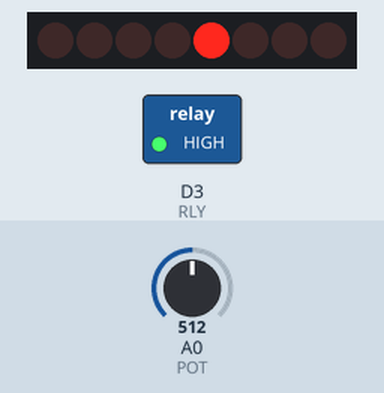
This sketch was run on a simulated ESP8266 (NodeMCU). Shown: 8 shift-register outputs drawn as a row of LEDs (first output left, lit = HIGH), switched loads named in the sketch (green lamp = pin HIGH). Wiring (inferred from the names in the program): shift register (74HC595): data D2; shift clock D0; latch D1. Wiring (inferred from the signals the program sends): row of LEDs: on Q0, Q1, Q2, Q3, Q4, Q5, Q6, Q7. The inputs (shaded band) are chosen by the test bench; at power-on: A0 (POT) = 512. Pins used as bus, display or sensor lines are not drawn; what the sketch prints to the serial monitor is not drawn.

Above: at 1.2 s.
1.3 s: A0 (POT) set to 500
At 1.7 s:
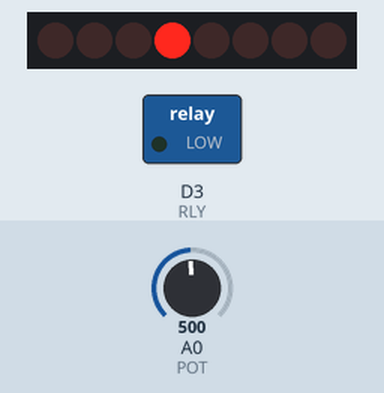
2.8 s: A0 (POT) set to 306
At 3.1 s:
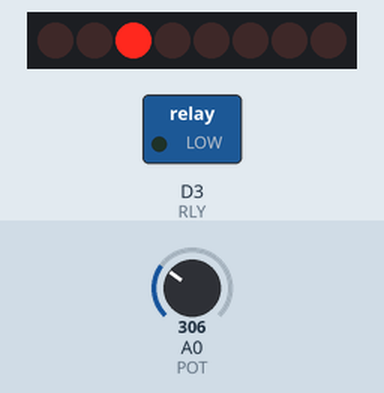
4.3 s: A0 (POT) set to 122
At 5.5 s:
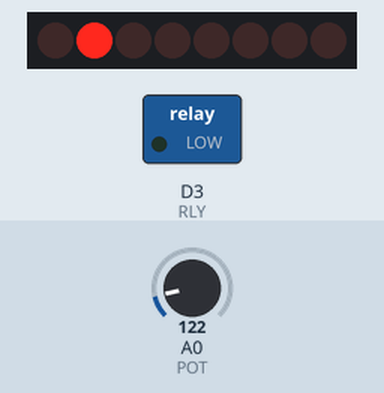
5.8 s: A0 (POT) set to 0
At 7.0 s:
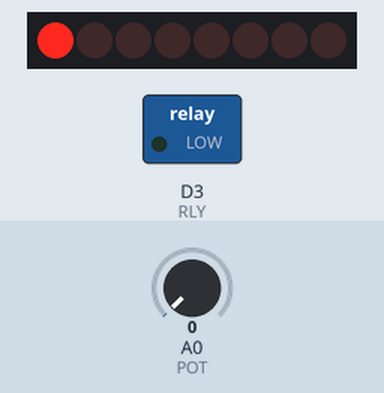
7.3 s: A0 (POT) set to 716
At 8.0 s:
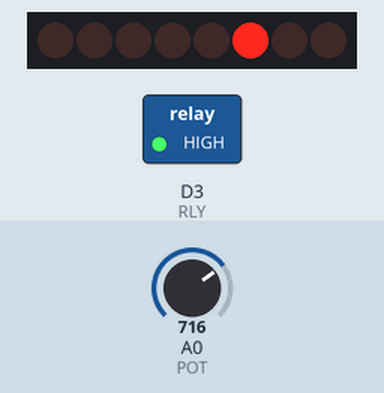
8.9 s: A0 (POT) set to 900
At 10.0 s:
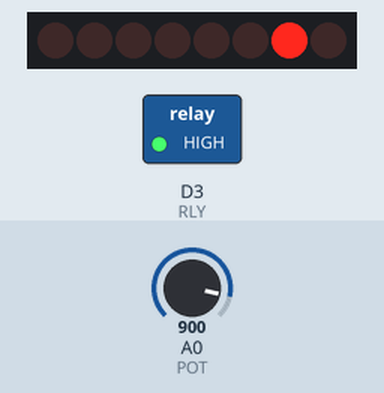
Timing chart, 0 to 11.4 s (numbered marks = the images above; inputs shaded):
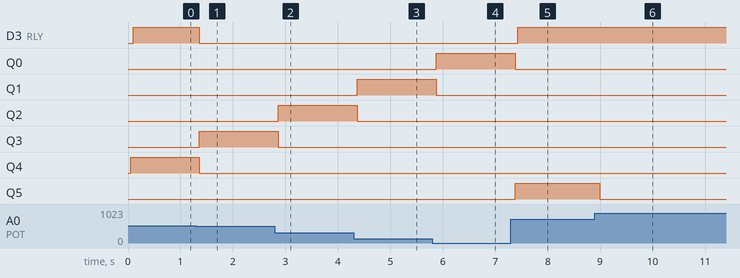

The sketch:

RLYPOT.ino
```cpp
//Prueba 12 con NodeMCU
//Activación de relevador con potenciómetro e indicador con LEDs

#define CLOCK D0
#define LATCH D1
#define DATA D2
#define RLY D3
#define POT A0

int pos[8]={1,2,4,8,16,32,64,128};
int pot=0,adj=0;

void setup()
{
  pinMode(POT,INPUT);
  pinMode(CLOCK,OUTPUT);digitalWrite(CLOCK,LOW);
  pinMode(LATCH,OUTPUT);digitalWrite(LATCH,HIGH);
  pinMode(DATA,OUTPUT);digitalWrite(DATA,LOW);
  pinMode(RLY,OUTPUT);digitalWrite(RLY,LOW);
  //Serial.begin(9600);
}

void loop(){
  pot=analogRead(POT);delay(50);adj=map(pot,0,1024,0,7);

  digitalWrite(LATCH,LOW);shiftOut(DATA,CLOCK,MSBFIRST,pos[adj]);
  digitalWrite(LATCH,HIGH);
  if(adj>=4){
      Serial.begin(9600);Serial.println("RELEVADOR ACTIVADO");delay(50);
      digitalWrite(RLY,HIGH);Serial.end();
  }
  else
    digitalWrite(RLY,LOW);
}
```

Measured:
- the behaviour switches between 512 and 511 on A0 (POT) (found by bisection; images 0 and 1)
- after the input at 1.3 s, D3 (RLY), Q4: HIGH → LOW after 0.05 s; Q3: LOW → HIGH after 0.05 s
- after the input at 2.8 s, Q2: LOW → HIGH after 0.06 s; Q3: HIGH → LOW after 0.06 s
- after the input at 4.3 s, Q1: LOW → HIGH after 0.07 s; Q2: HIGH → LOW after 0.07 s
- after the input at 5.8 s, Q0: LOW → HIGH after 0.08 s; Q1: HIGH → LOW after 0.08 s
- after the input at 7.3 s, D3 (RLY): LOW → HIGH after 0.13 s; Q0: HIGH → LOW after 0.08 s; Q5: LOW → HIGH after 0.08 s
- after the input at 8.9 s, Q5: HIGH → LOW after 0.09 s
